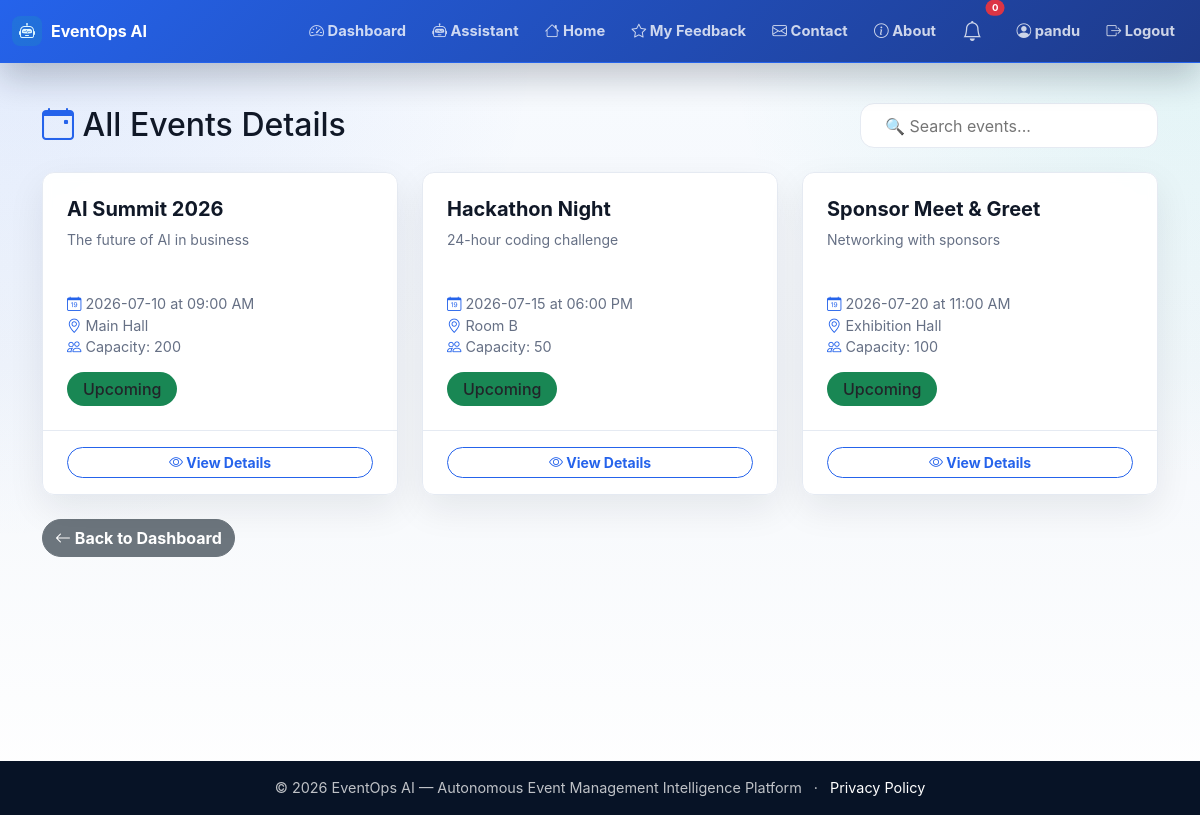
The page /events (signed in) on the database its author committed.
### app.py (models this page shows, shortened)
class User(UserMixin, db.Model):
    id = db.Column(db.Integer, primary_key=True)
    name = db.Column(db.String(100), nullable=False)
    email = db.Column(db.String(100), unique=True, nullable=False)
    password_hash = db.Column(db.String(200), nullable=False)
    role = db.Column(db.String(20), default='user')
    created_at = db.Column(db.DateTime, default=lambda: datetime.now(timezone.utc))

class Event(db.Model):
    id = db.Column(db.Integer, primary_key=True)
    title = db.Column(db.String(200), nullable=False)
    description = db.Column(db.Text)
    date = db.Column(db.String(50))
    time = db.Column(db.String(50))
    location = db.Column(db.String(200))
    capacity = db.Column(db.Integer)
    status = db.Column(db.String(20), default='upcoming')
    created_at = db.Column(db.DateTime, default=lambda: datetime.now(timezone.utc))

### app.py (the view)
@app.route('/events')
@login_required
def browse_events():
    events = Event.query.all()
    return render_template('browse_events.html', events=events)

### app.py (called while the page is built)
@login_manager.user_loader
def load_user(user_id):
    return User.query.get(int(user_id))

### templates/browse_events.html (shortened to what this page needs)
{% extends "base.html" %}
{% block content %}
<div class="browse-wrapper">
    <div class="container">
        <div class="d-flex flex-wrap justify-content-between align-items-center mb-4">
            <h2 class="mb-0"><i class="bi bi-calendar-event text-primary"></i> All Events Details</h2>
            <div>
                <input type="text" id="searchInput" class="search-bar" placeholder="🔍 Search events...">
            </div>
        </div>
        <div class="row g-4" id="eventGrid">
            {% for event in events %}
            <div class="col-md-4 col-sm-6 event-item"
                 data-title="{{ event.title|lower }}"
                 data-location="{{ event.location|lower }}">
                <div class="card event-card h-100">
                    <div class="card-body">
                        <h5 class="card-title">{{ event.title }}</h5>
                        <p class="card-text small text-muted">
                            {{ event.description[:120] }}{% if event.description|length > 120 %}...{% endif %}
                        </p>
                        <div class="event-meta">
                            <div><i class="bi bi-calendar-date"></i> {{ event.date }} at {{ event.time }}</div>
                            <div><i class="bi bi-geo-alt"></i> {{ event.location }}</div>
                            <div><i class="bi bi-people"></i> Capacity: {{ event.capacity }}</div>
                        </div>
                        <span class="status-badge bg-{{ 'success' if event.status == 'upcoming' else 'warning' if event.status == 'ongoing' else 'secondary' }}">
                            {{ event.status|title }}
                        </span>
                    </div>
                    <div class="card-footer">
                        <a href="{{ url_for('event_detail', event_id=event.id) }}"
                           class="btn btn-outline-primary btn-sm w-100">
                            <i class="bi bi-eye"></i> View Details
                        </a>
                    </div>
                </div>
            </div>
            {% else %}
            <div class="col-12 text-center text-muted py-5">
                <i class="bi bi-calendar-x fs-1 d-block mb-3"></i>
                No events available at the moment.
            </div>
            {% endfor %}
        </div>
        <div class="mt-4">
            <a href="{{ url_for('dashboard') }}" class="btn btn-secondary">
                <i class="bi bi-arrow-left"></i> Back to Dashboard
            </a>
        </div>
    </div>
</div>
{% endblock %}

### templates/base.html (shortened to what this page needs)
<!DOCTYPE html>
<html lang="en">
<head>
<link href="https://cdn.jsdelivr.net/npm/bootstrap@5.3.0/dist/css/bootstrap.min.css" rel="stylesheet">
<link rel="stylesheet" href="https://cdn.jsdelivr.net/npm/bootstrap-icons@1.11.0/font/bootstrap-icons.css">
<link rel="stylesheet" href="{{ url_for('static', filename='css/style.css') }}">
</head>
<body>
<nav class="navbar navbar-expand-lg navbar-dark bg-primary shadow-sm">
<div class="container-fluid">
<a class="navbar-brand fw-bold" href="{{ url_for('index') }}">
<i class="bi bi-robot"></i>EventOps AI
</a>
<div class="collapse navbar-collapse" id="navbarNav">
<ul class="navbar-nav ms-auto align-items-lg-center">
                    {% if current_user.is_authenticated %}
<li class="nav-item">
<a class="nav-link" href="{{ url_for('dashboard') }}">
<i class="bi bi-speedometer2"></i> Dashboard
</a>
</li>
<li class="nav-item">
<a class="nav-link" href="{{ url_for('assistant_page') }}">
<i class="bi bi-robot"></i> Assistant
</a>
</li>
<li class="nav-item">
<a class="nav-link" href="{{ url_for('index') }}">
<i class="bi bi-house"></i> Home
</a>
</li>
<li class="nav-item">
<a class="nav-link" href="{{ url_for('feedback_list') }}">
<i class="bi bi-star"></i> My Feedback
</a>
</li>
<li class="nav-item">
<a class="nav-link" href="{{ url_for('contact') }}">
<i class="bi bi-envelope"></i> Contact
</a>
</li>
<li class="nav-item">
<a class="nav-link" href="{{ url_for('about') }}">
<i class="bi bi-info-circle"></i> About
</a>
</li>
<li class="nav-item position-relative me-2">
<a class="nav-link" href="#" title="Notifications" data-bs-toggle="dropdown">
<i class="bi bi-bell fs-5"></i>
<span class="position-absolute top-0 start-100 translate-middle badge rounded-pill bg-danger" style="font-size:0.6rem;">
                                    0
</span>
</a>
</li>
<li class="nav-item">
<a class="nav-link" href="{{ url_for('profile') }}">
<i class="bi bi-person-circle"></i> {{ current_user.name }}
</a>
</li>
<li class="nav-item">
<a class="nav-link" href="{{ url_for('logout') }}">
<i class="bi bi-box-arrow-right"></i> Logout
</a>
</li>
                    {% endif %}
</ul>
</div>
</div>
</nav>
<main class="container-fluid py-4">
        {% block content %}{% endblock %}
</main>
<footer class="footer bg-dark text-white py-3 mt-4">
<div class="container text-center">
<span>© 2026 EventOps AI — Autonomous Event Management Intelligence Platform</span>
<span class="mx-2" aria-hidden="true">·</span>
<a class="text-white" href="{{ url_for('privacy') }}">Privacy Policy</a>
</div>
</footer>
</body>
</html>

### static/css/style.css (style rules this page uses)
:root { --eo-ink: #101827; --eo-muted: #667085; --eo-bg: #f4f7fb; --eo-surface: #ffffff; --eo-line: #e5eaf2; --eo-navy: #071326; --eo-blue: #2563eb; --eo-indigo: #1e3a8a; --eo-teal: #14b8a6; --eo-amber: #f59e0b; --eo-rose: #e11d48; --eo-shadow: 0 22px 60px rgba(15, 23, 42, 0.11); --eo-soft-shadow: 0 14px 36px rgba(15, 23, 42, 0.08); }
* { letter-spacing: 0; }
html { scroll-behavior: smooth; }
body { min-height: 100vh; color: var(--eo-ink); background: radial-gradient(circle at top left, rgba(37, 99, 235, 0.10), transparent 34rem), radial-gradient(circle at top right, rgba(20, 184, 166, 0.10), transparent 30rem), linear-gradient(180deg, #f8fbff 0%, var(--eo-bg) 45%, #ffffff 100%); font-family: "Inter", "Segoe UI", system-ui, -apple-system, BlinkMacSystemFont, sans-serif; }
a { text-decoration: none; }
.navbar { min-height: 60px; border-bottom: 1px solid rgba(255, 255, 255, 0.12); background: linear-gradient(90deg, rgba(7, 19, 38, 0.98), rgba(15, 45, 90, 0.96)) !important; box-shadow: 0 14px 34px rgba(7, 19, 38, 0.24) !important; }
.navbar .container-fluid { width: min(1240px, calc(100% - 24px)); margin: 0 auto; padding-left: 0; padding-right: 0; }
.navbar-brand { display: inline-flex; align-items: center; gap: 9px; font-size: 1rem; }
.navbar-brand i { display: inline-flex; width: 30px; height: 30px; align-items: center; justify-content: center; border-radius: 8px; color: #dff7ff; background: rgba(20, 184, 166, 0.18); }
.navbar-dark .navbar-nav .nav-link { border-radius: 999px; color: rgba(255, 255, 255, 0.78); font-size: 0.92rem; font-weight: 650; padding: 0.5rem 0.82rem; transition: background 0.2s ease, color 0.2s ease, transform 0.2s ease; }
main.container-fluid { width: min(1240px, calc(100% - 24px)); min-height: calc(100vh - 138px); margin: 0 auto; padding: 24px 0 0 !important; }
.dropdown-menu, .modal-content, .list-group-item, .table, .card { border-color: var(--eo-line) !important; }
.card { border-radius: 12px !important; background: rgba(255, 255, 255, 0.96); box-shadow: var(--eo-soft-shadow); }
.btn { border-radius: 999px; font-weight: 750; box-shadow: none !important; }
.btn-primary, .bg-primary { background: linear-gradient(135deg, var(--eo-blue), var(--eo-indigo)) !important; border-color: var(--eo-blue) !important; }
.btn-outline-primary { border-color: var(--eo-blue); color: var(--eo-blue); }
.text-primary { color: var(--eo-blue) !important; }
.footer { margin-top: 36px !important; background: #071326 !important; color: rgba(255, 255, 255, 0.74) !important; font-size: 0.9rem; }
.section-copy, .text-muted { color: var(--eo-muted) !important; }

### templates/browse_events.html (style rules this page uses)
.browse-wrapper { background: linear-gradient(145deg, #f0f4ff 0%, #e6edf7 100%); padding: 2rem 0; border-radius: 2rem; }
.event-card { border: none; border-radius: 1.5rem; background: rgba(255,255,255,0.85); backdrop-filter: blur(4px); transition: all 0.3s ease; box-shadow: 0 8px 20px rgba(0,0,0,0.06); overflow: hidden; }
.event-card .card-body { padding: 1.5rem; }
.event-card .card-title { font-weight: 700; color: #0d6efd; }
.event-card .card-text { min-height: 3rem; }
.event-card .event-meta { font-size: 0.9rem; color: #495057; margin-top: 0.3rem; }
.event-card .event-meta i { color: #6c757d; width: 1.2rem; }
.event-card .card-footer { background: transparent; border-top: 1px solid rgba(0,0,0,0.05); padding: 1rem 1.5rem; }
.event-card .btn-outline-primary { border-radius: 50px; transition: all 0.2s; }
.status-badge { padding: 0.3rem 1rem; border-radius: 30px; font-weight: 500; }
.search-bar { border-radius: 50px; border: 2px solid #e9ecef; padding: 0.6rem 1.5rem; width: 100%; max-width: 350px; transition: all 0.2s; }
.browse-wrapper { background: transparent; padding: 1rem 0; border-radius: 0; }
.event-card { border: 1px solid var(--eo-line); border-radius: 16px; background: rgba(255,255,255,0.96); box-shadow: var(--eo-soft-shadow); }
.event-card .card-title { color: var(--eo-ink); }
.event-card .event-meta { color: var(--eo-muted); }
.event-card .event-meta i { color: var(--eo-blue); }
.event-card .card-footer { border-top-color: var(--eo-line); }
.search-bar { border: 1px solid var(--eo-line); border-radius: 14px; background: #fff; color: var(--eo-ink); }
.status-badge { display: inline-block; margin-top: 14px; }

### rows shown on the page
User: name "pandu"
Event: title "AI Summit 2026", description "The future of AI in business", date "2026-07-10", time "09:00 AM", location "Main Hall", capacity "200", status "Upcoming"
Event: title "Hackathon Night", description "24-hour coding challenge", date "2026-07-15", time "06:00 PM", location "Room B", capacity "50", status "Upcoming"
Event: title "Sponsor Meet & Greet", description "Networking with sponsors", date "2026-07-20", time "11:00 AM", location "Exhibition Hall", capacity "100", status "Upcoming"
